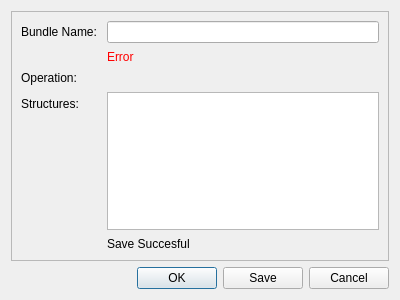
<?xml version="1.0" encoding="UTF-8"?>
<ui version="4.0">
 <class>SaveBundleDialog</class>
 <widget class="QDialog" name="SaveBundleDialog">
  <property name="geometry">
   <rect>
    <x>0</x>
    <y>0</y>
    <width>400</width>
    <height>300</height>
   </rect>
  </property>
  <property name="windowTitle">
   <string>Save Bundle</string>
  </property>
  <layout class="QVBoxLayout" name="verticalLayout">
   <item>
    <widget class="QFrame" name="frame">
     <property name="frameShape">
      <enum>QFrame::StyledPanel</enum>
     </property>
     <property name="frameShadow">
      <enum>QFrame::Raised</enum>
     </property>
     <layout class="QFormLayout" name="formLayout">
      <property name="fieldGrowthPolicy">
       <enum>QFormLayout::AllNonFixedFieldsGrow</enum>
      </property>
      <property name="verticalSpacing">
       <number>7</number>
      </property>
      <item row="0" column="0">
       <widget class="QLabel" name="label">
        <property name="text">
         <string>Bundle Name: </string>
        </property>
        <property name="buddy">
         <cstring>lineEdit</cstring>
        </property>
       </widget>
      </item>
      <item row="0" column="1">
       <widget class="QLineEdit" name="lineEdit"/>
      </item>
      <item row="1" column="1">
       <widget class="QLabel" name="error_message">
        <property name="styleSheet">
         <string notr="true">color: rgb(255, 0, 0);</string>
        </property>
        <property name="text">
         <string>Error</string>
        </property>
       </widget>
      </item>
      <item row="2" column="0">
       <widget class="QLabel" name="label_2">
        <property name="text">
         <string>Operation: </string>
        </property>
       </widget>
      </item>
      <item row="2" column="1">
       <widget class="QLabel" name="operation_label">
        <property name="text">
         <string>&lt;or/and&gt;</string>
        </property>
       </widget>
      </item>
      <item row="3" column="0">
       <widget class="QLabel" name="label_3">
        <property name="text">
         <string>Structures:</string>
        </property>
       </widget>
      </item>
      <item row="3" column="1">
       <widget class="QPlainTextEdit" name="structures_list">
        <property name="enabled">
         <bool>true</bool>
        </property>
        <property name="readOnly">
         <bool>true</bool>
        </property>
       </widget>
      </item>
      <item row="4" column="1">
       <widget class="QLabel" name="save_succesful">
        <property name="text">
         <string>Save Succesful</string>
        </property>
       </widget>
      </item>
     </layout>
    </widget>
   </item>
   <item>
    <widget class="QDialogButtonBox" name="buttonBox">
     <property name="locale">
      <locale language="English" country="UnitedStates"/>
     </property>
     <property name="orientation">
      <enum>Qt::Horizontal</enum>
     </property>
     <property name="standardButtons">
      <set>QDialogButtonBox::Cancel|QDialogButtonBox::Ok|QDialogButtonBox::Save</set>
     </property>
     <property name="centerButtons">
      <bool>false</bool>
     </property>
    </widget>
   </item>
  </layout>
 </widget>
 <resources/>
 <connections>
  <connection>
   <sender>buttonBox</sender>
   <signal>rejected()</signal>
   <receiver>SaveBundleDialog</receiver>
   <slot>reject()</slot>
   <hints>
    <hint type="sourcelabel">
     <x>327</x>
     <y>288</y>
    </hint>
    <hint type="destinationlabel">
     <x>286</x>
     <y>274</y>
    </hint>
   </hints>
  </connection>
  <connection>
   <sender>buttonBox</sender>
   <signal>accepted()</signal>
   <receiver>SaveBundleDialog</receiver>
   <slot>accept()</slot>
   <hints>
    <hint type="sourcelabel">
     <x>152</x>
     <y>276</y>
    </hint>
    <hint type="destinationlabel">
     <x>-20</x>
     <y>223</y>
    </hint>
   </hints>
  </connection>
 </connections>
</ui>
